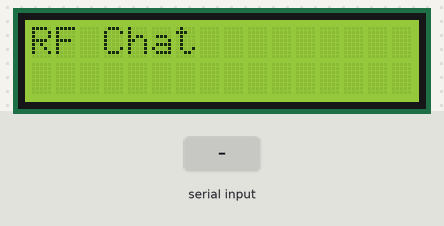
Recording of a sketch running on a simulated Arduino Uno, built with avr-gcc and run on an emulated ATmega328P. On the bench: 16×2 character LCD. Inputs (shaded band) come from the test bench. No radio packets arrive unless stated; what the sketch prints to the serial monitor is not drawn.

Above: at 0.1 s.
1.8 s: "1\n" received over Serial
At 2.3 s:
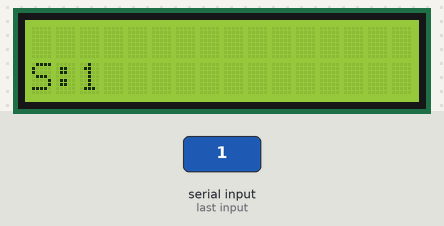
3.3 s: "0\n" received over Serial
At 4.7 s:
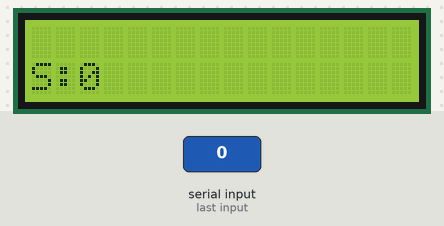
Timing chart, 0 to 6.3 s (numbered marks = the images above; inputs shaded):
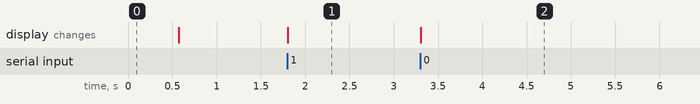

Measured:
- after the input at 1.8 s, the display: changes at once (image 1)
- after the input at 3.3 s, the display: changes at once (image 2)

The sketch:

Serial_Chat.ino
```cpp
/*
nRF Serial Chat

Ingredients: 2 Arduino Boards and 2 nRF2401L cards.
Interactive serial chat that uses the nRF radio cards to SEND and RECEIVE information.
(The trick to be able to do both SENDING and RECIVING is to swipe the TX & RX addr during read/write operation.

This program read the messages that you input from your Serial Monitor and display the output to the other side
Serial Monitor or 16x2 LCD (if available)... like a simple chat program!

Max payload is 32 bytes for radio but the serialEvent will chopped the entire buffer
for next payload to be sent out sequentially.

*/

#include <LiquidCrystal.h> //In case you are reading your messages in an LCD display.
#include <SPI.h>
#include "nRF24L01.h"
#include "RF24.h"
#include "printf.h"

LiquidCrystal lcd(10, 7, 3, 4, 5, 6); //Pins to connect the LCD display

RF24 radio(9,10); //Pins to connect the radio card

const uint64_t pipes[2] = { 0xDEDEDEDEE1LL, 0xDEDEDEDED2LL }; //PIPES!: one for reading, one for writing

boolean stringComplete = false;  // whether the string is complete
static int dataBufferIndex = 0;
boolean stringOverflow = false;
char charOverflow = 0;

char SendPayload[31] = "";
char RecvPayload[31] = "";
char serialBuffer[31] = "";

void setup(void) {

  Serial.begin(57600); //Turning on the Serial Monitor

  lcd.begin(16,2); //Turning on the LCD
  lcd.clear();
  lcd.setCursor(0,0);
  lcd.print("RF Chat"); //Welcome message on the LCD

  printf_begin();
  radio.begin(); //Turn on the radio

  radio.setDataRate(RF24_250KBPS);
  radio.setPALevel(RF24_PA_MAX);
  radio.setChannel(70);

  radio.enableDynamicPayloads();
  radio.setRetries(15,15);
  radio.setCRCLength(RF24_CRC_16);

  radio.openWritingPipe(pipes[0]); //Opening Writing Pipe
  radio.openReadingPipe(1,pipes[1]); //Opening Reading Pipe

  radio.startListening(); //Our radio card will be listening as much as possible to detect if we get a message
  radio.printDetails(); //Prints the configuration of the radio card in the Serial Monitor (it will make us look very pro).

  Serial.println(); //Empty line before the welcome message
  Serial.println("RF Chat"); //Welcome message in the Serial Monitor.
  delay(500);

  lcd.clear(); // We clear the LCD, since it had the welcome message before
}

void loop(void) {

  nRF_receive(); //This function starts in reading mode, changes to writing mode when we send a message, and gets to reading mode again.
  serial_receive(); //If we get a message, this function will print it in the Serial and the LCD and will go back to reading mode.

} // END of the loop(). That was short!


//FUNCTIONS OUTSIDE THE LOOP():

void serialEvent() { //Function that takes messages from the Serial Monitor entry line and breaks them into pieces before sending

  while (Serial.available() > 0 ) { //While you are typing on the Serial Monitor
      char incomingByte = Serial.read();

      if (stringOverflow) {
         serialBuffer[dataBufferIndex++] = charOverflow;  // Place saved overflow byte into buffer
         serialBuffer[dataBufferIndex++] = incomingByte;  // saved next byte into next buffer
         stringOverflow = false;                          // turn overflow flag off
      } else if (dataBufferIndex > 31) {
         stringComplete = true;        // Send this buffer out to radio
         stringOverflow = true;        // trigger the overflow flag
         charOverflow = incomingByte;  // Saved the overflow byte for next loop
         dataBufferIndex = 0;          // reset the bufferindex
         break;
      }
      else if(incomingByte=='\n'){ //If we press intro we send our message
          serialBuffer[dataBufferIndex] = 0;
          stringComplete = true;
      } else {
          serialBuffer[dataBufferIndex++] = incomingByte;
          serialBuffer[dataBufferIndex] = 0;
      }
  } // end while()
} // end serialEvent()


void nRF_receive(void) {
  int len = 0;
  if ( radio.available() ) { //If radio.available TRUE, we record the incoming message
      bool done = false;
      while ( !done ) {
        len = radio.getDynamicPayloadSize();
        radio.read(&RecvPayload,len);
        done = radio.available();
        delay(5);
      }

    RecvPayload[len] = 0; // null terminate string

    lcd.setCursor(0,0);
    lcd.print("R:");
    Serial.print("R:");
    lcd.setCursor(2,0);
    lcd.print(RecvPayload); //Received messages reads under "R:" in the LCD display
    Serial.print(RecvPayload);
    Serial.println();
    RecvPayload[0] = 0;  // Clear the buffers
  }

} // end nRF_receive()


void serial_receive(void){

  if (stringComplete) { //if (stringComplete) is TRUE, that means we got a message
        strcat(SendPayload,serialBuffer);
        // swap TX & Rx addr for writing
        radio.openWritingPipe(pipes[1]);
        radio.openReadingPipe(0,pipes[0]);
        radio.stopListening();
        bool ok = radio.write(&SendPayload,strlen(SendPayload));

        lcd.setCursor(0,1); //Moving the cursor to the first line in the LCD
        lcd.print("S:");
        Serial.print("S:");
        lcd.setCursor(2,1); //Moving the cursor to the second line in the LCD
        lcd.print(SendPayload); // Printing the sent message on the LCD
        Serial.print(SendPayload); // Printing the received message on the Serial Monitor
        Serial.println(); //Empty line in the Serial Monitor

        stringComplete = false; //Since we sent the message already we turn stringComplete to false to be ready to receive another message

        // restore TX & Rx addr for reading
        radio.openWritingPipe(pipes[0]); //We open the pipes again (both of them, be generous)
        radio.openReadingPipe(1,pipes[1]);
        radio.startListening(); //WE GET INTO READING MODE AGAIN!
        SendPayload[0] = 0; //We empty the variable that contained the old message so we can receive new messages.
        dataBufferIndex = 0;
  } // endif

} // end serial_receive()
```
